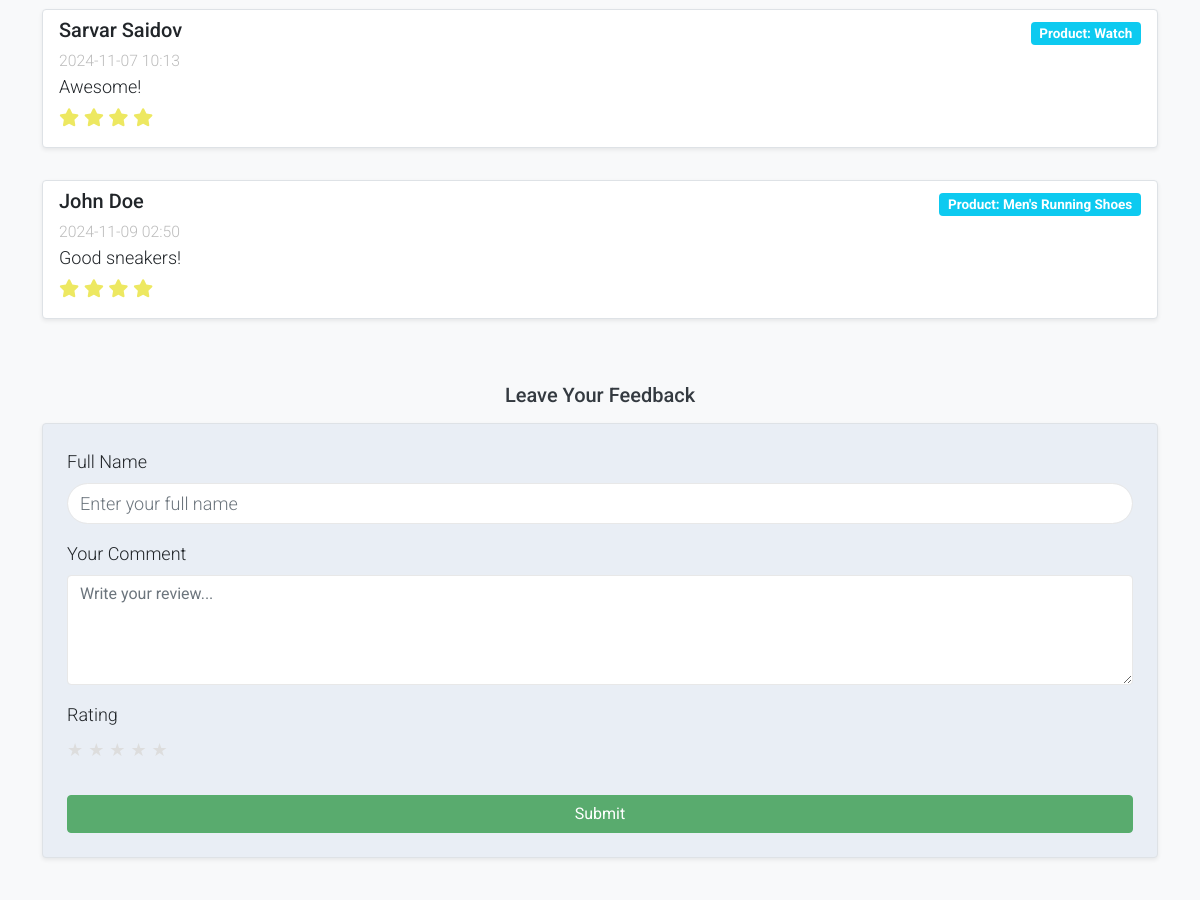
Before: / (middle part) with the older database file.
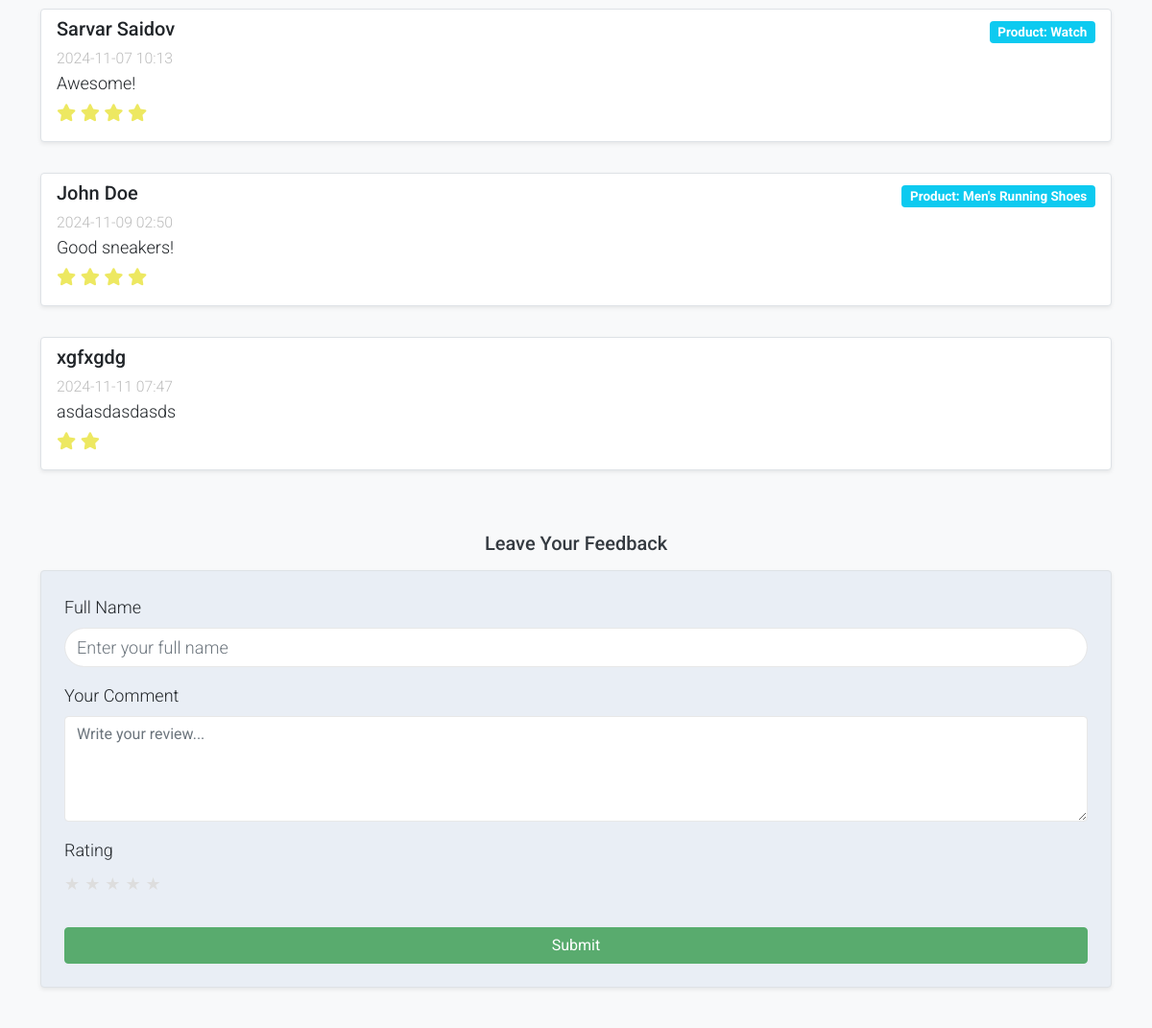
After: the same page with the newer database file.
### main/models.py (models this page shows, shortened)
class Comment(models.Model):
    product = models.ForeignKey(Product, on_delete=models.CASCADE, related_name='comments', null=True)
    user = models.ForeignKey(User, on_delete=models.CASCADE, null=True)
    full_name = models.CharField(max_length=100, null=True)
    text = models.TextField()
    rating = models.IntegerField(default=0, choices=[(i, f"{i} Star") for i in range(6)])
    created_at = models.DateTimeField(auto_now_add=True)
    class Meta:
        verbose_name = "Comment"
        verbose_name_plural = "Comments"

class Product(models.Model):
    RATING_CHOICES = [
        (1, '1 Star'),
        (2, '2 Stars'),
        (3, '3 Stars'),
        (4, '4 Stars'),
        (5, '5 Stars'),
    ]
    name = models.CharField(max_length=200)
    rating = models.IntegerField(choices=RATING_CHOICES)
    brand = models.CharField(max_length=100)
    description = models.TextField()
    specifications = models.CharField(max_length=5000, null=True, blank=True)
    available_colors = models.ManyToManyField(Color, blank=True, verbose_name="Available Colors")
    sizes = models.ManyToManyField(Size, blank=True, verbose_name="Available Sizes")
    quantity = models.PositiveIntegerField()
    price = models.DecimalField(max_digits=10, decimal_places=2)
    featured_product = models.BooleanField(default=False, verbose_name="Featured Product")
    category = models.ForeignKey(Category, on_delete=models.CASCADE, related_name="products", null=True)
    gender = models.CharField(max_length=10, choices=[('male', 'Male'), ('female', 'Female'), ('unisex', 'Unisex')], null=True, blank=True)
    images = models.ManyToManyField('ProductImage', related_name='products', blank=True)
    class Meta:
        verbose_name = "Product"
        verbose_name_plural = "Products"

### main/views.py (the view, shortened to what this page needs)
# urls.py: path('', IndexView.as_view(), name='index'),
class IndexView(TemplateView):
    template_name = 'index.html'
    def get_context_data(self, **kwargs):
        context = super().get_context_data(**kwargs)
        context['comments'] = Comment.objects.all()
        context['form'] = CommentForm()
        return context

### main/forms.py
class CommentForm(forms.ModelForm):
    class Meta:
        model = Comment
        fields = ['full_name', 'text', 'rating']
    rating = forms.ChoiceField(choices=[(i, str(i)) for i in range(1, 6)], label="Rating (1-5)")
    product = forms.ModelChoiceField(queryset=Product.objects.all(), required=False, label="Product (Optional)" , empty_label="Select a product")

### templates/index.html (shortened to what this page needs)
{% extends 'base.html' %}
{% load static %}
{% block content %}
    <div class="container py-5">
        <div class="feedback-section mb-5">
            <div class="list-group">
                {% for comment in comments %}
                    <div class="list-group-item my-3 border rounded shadow-sm bg-white">
                        <div class="d-flex justify-content-between align-items-start">
                            <div>
                                <h5 class="mb-1">{{ comment.full_name }}</h5>
                                <small class="text-muted">{{ comment.created_at|date:"Y-m-d H:i" }}</small>
                            </div>
                            {% if comment.product %}
                                <div>
                                    <span class="badge bg-info text-white">Product: {{ comment.product.name }}</span>
                                </div>
                            {% endif %}
                        </div>
                        <p class="mb-1">{{ comment.text }}</p>
                        <div class="text-warning mb-2">
                            {% for i in "12345" %}
                                {% if forloop.counter <= comment.rating %}
                                    <i class="fa fa-star"></i>
                                {% else %}
                                    <i class="fa fa-star-o"></i>
                                {% endif %}
                            {% endfor %}
                        </div>
                    </div>
                {% empty %}
                    <div class="list-group-item text-muted">No feedback yet.</div>
                {% endfor %}
            </div>
        </div>
        <h3 class="h5 mb-3">Leave Your Feedback</h3>
        <form method="post" class="p-4 border rounded shadow-sm bg-light">
            <div class="mb-3">
                <label for="id_full_name" class="form-label">Full Name</label>
                <input type="text" class="form-control" id="id_full_name" name="full_name" value="{{ form.full_name.value|default:'' }}" required placeholder="Enter your full name">
            </div>
            <div class="mb-3">
                <label for="id_text" class="form-label">Your Comment</label>
                <textarea class="form-control" id="id_text" name="text" rows="4" required placeholder="Write your review...">{{ form.text.value|default:'' }}</textarea>
            </div>
            <div class="mb-3">
                <label class="form-label">Rating</label>
                <div class="star-rating">
                    {% for i in '12345' %}
                    <label style="font-size: 24px;" for="star{{ i }}" class="rating-star">&#9733;</label>
                    {% endfor %}
                </div>
            </div>
            <button type="submit" class="btn btn-success w-100 mt-3">Submit</button>
        </form>
    </div>
{% endblock content %}

Changed rows visible on the page:
added Comment: full_name "xgfxgdg", created_at "2024-11-11 07:47", text "asdasdasdasds", rating 2 (drawn)
